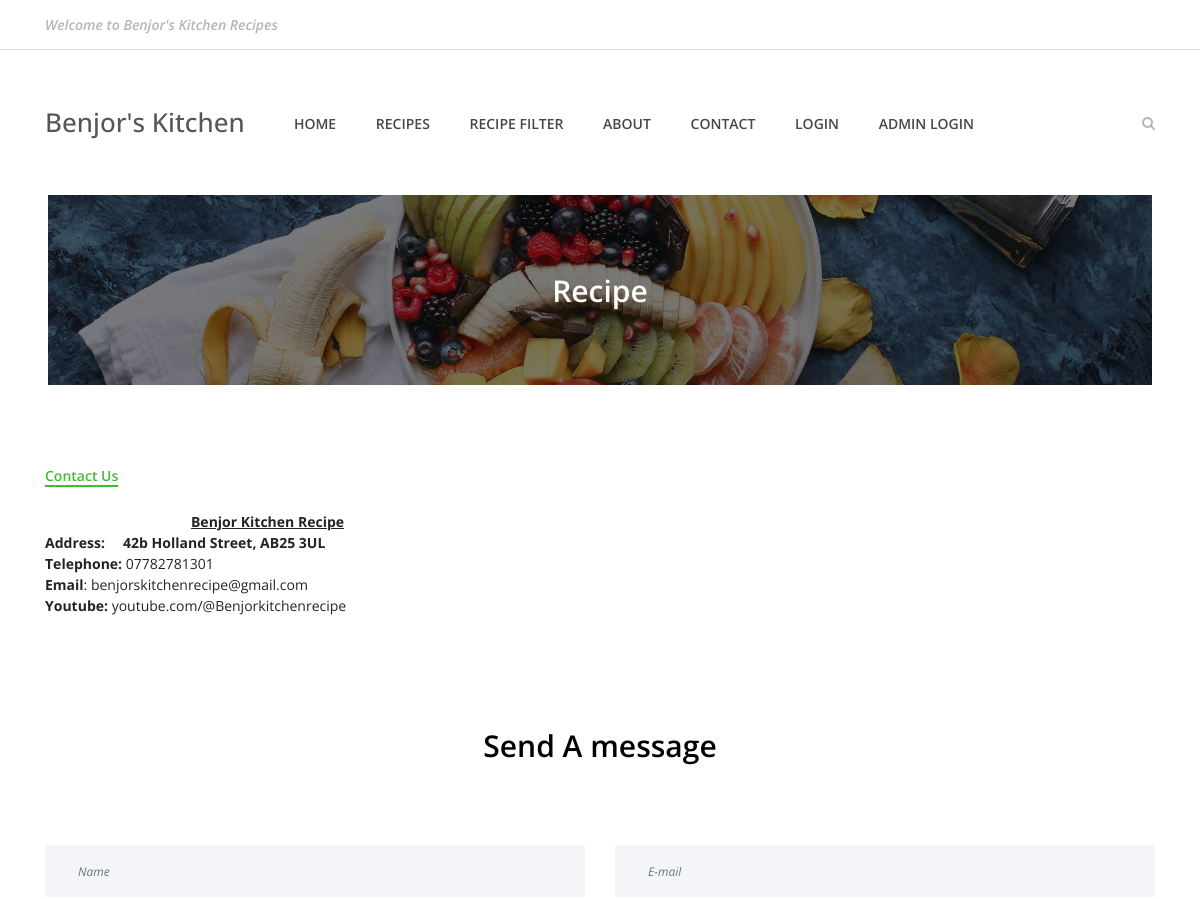
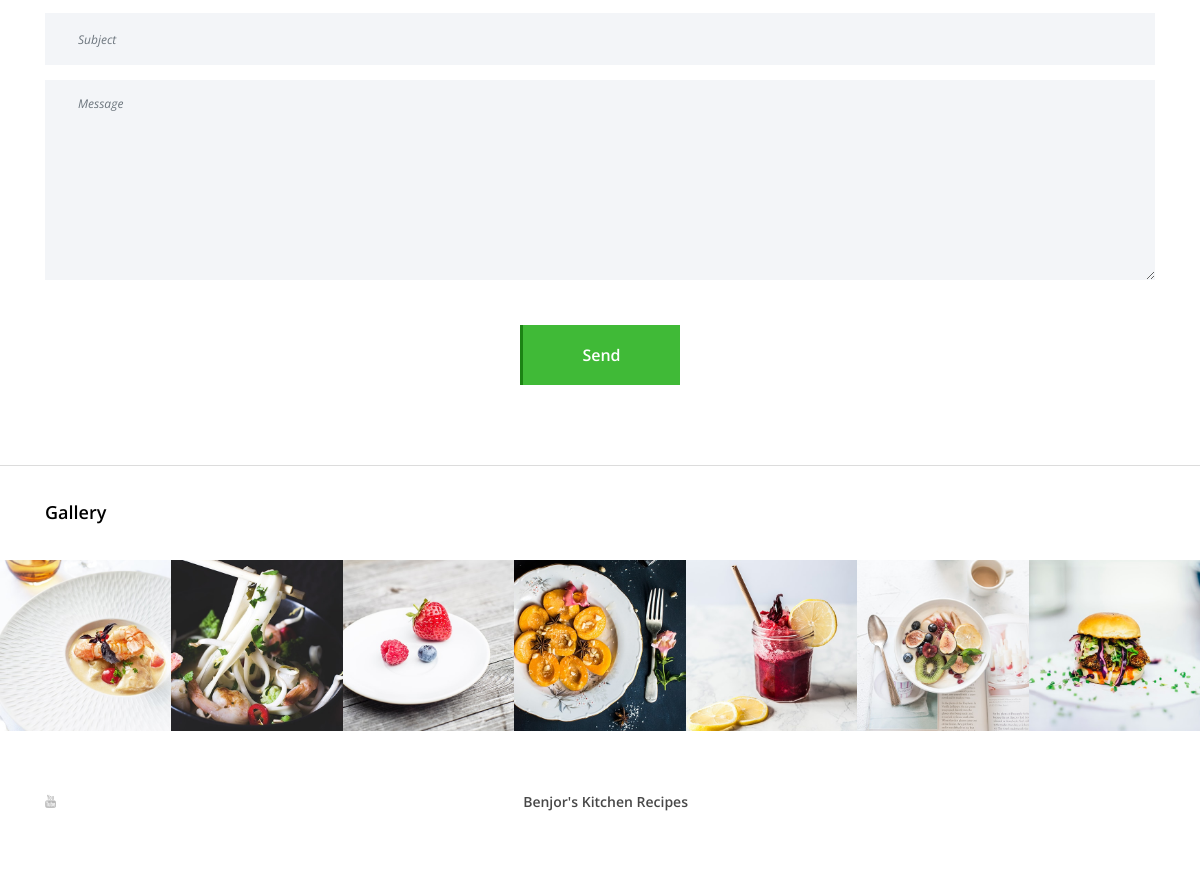
The page /contact.php on the database its author committed (2 pictures, top to bottom).
### tables this page shows
CREATE TABLE `tblpages` (
  `ID` int(11) NOT NULL,
  `PageType` varchar(200) DEFAULT NULL,
  `PageTitle` mediumtext DEFAULT NULL,
  `PageDescription` text DEFAULT NULL,
  `UpdationDate` timestamp NULL DEFAULT NULL ON UPDATE current_timestamp()
);

### contact.php (the view, shortened to what this page needs)
<!DOCTYPE html>
<html lang="en">
<head>
    <link rel="stylesheet" href="style.css">
</head>
<body>
<?php include_once('includes/header.php');?>
    <div class="breadcumb-area bg-img bg-overlay" style="background-image: url(img/bg-img/breadcumb4.jpg);">
        <div class="container h-100">
            <div class="row h-100 align-items-center">
                <div class="col-12">
                    <div class="breadcumb-text text-center">
                        <h2>Recipe</h2>
                    </div>
                </div>
            </div>
        </div>
    </div>
    <div class="contact-information-area section-padding-80">
        <div class="container">
            <div class="row">
                <?php
$ret=mysqli_query($con,"select * from tblpages where PageType='contactus' ");
while ($row=mysqli_fetch_array($ret)) {
?>
                <div class="col-12 col-lg-5">
                    <div class="single-contact-information mb-30">
                        <h6><?php  echo $row['PageTitle'];?></h6>
                        <p><?php  echo $row['PageDescription'];?></p>
                    </div>
                </div>
<?php } ?>
            </div>
        </div>
    </div>
    <div class="contact-area section-padding-0-80">
        <div class="container">
            <div class="row">
                <div class="col-12">
                    <div class="section-heading">
                        <h3>Send A message</h3>
                    </div>
                </div>
            </div>
            <div class="row">
                <div class="col-12">
                    <div class="contact-form-area">
                        <form action="#" method="post">
                            <div class="row">
                                <div class="col-12 col-lg-6">
                                    <input type="text" class="form-control" id="name" placeholder="Name" name="fname" required>
                                </div>
                                <div class="col-12 col-lg-6">
                                    <input type="email" class="form-control" id="email" placeholder="E-mail" name="emailid" required>
                                </div>
                                <div class="col-12">
                                    <input type="text" class="form-control" id="subject" placeholder="Subject" name='subject' required>
                                </div>
                                <div class="col-12">
                                    <textarea name="message" class="form-control" id="message" cols="30" rows="10" placeholder="Message" name="message" required></textarea>
                                </div>
                                <div class="col-12 text-center">
                                    <button class="btn delicious-btn mt-30" type="submit" name="submit">Send</button>
                                </div>
                            </div>
                        </form>
                    </div>
                </div>
            </div>
        </div>
    </div>
    <div class="follow-us-instagram">
        <div class="container">
            <div class="row">
                <div class="col-12">
                    <h5>Gallery</h5>
                </div>
            </div>
        </div>
        <div class="insta-feeds d-flex flex-wrap">
            <div class="single-insta-feeds">
                <img src="img/bg-img/insta1.jpg" alt="">
            </div>
            <div class="single-insta-feeds">
                <img src="img/bg-img/insta2.jpg" alt="">
            </div>
            <div class="single-insta-feeds">
                <img src="img/bg-img/insta3.jpg" alt="">
            </div>
            <div class="single-insta-feeds">
                <img src="img/bg-img/insta4.jpg" alt="">
            </div>
            <div class="single-insta-feeds">
                <img src="img/bg-img/insta5.jpg" alt="">
            </div>
            <div class="single-insta-feeds">
                <img src="img/bg-img/insta6.jpg" alt="">
            </div>
            <div class="single-insta-feeds">
                <img src="img/bg-img/insta7.jpg" alt="">
            </div>
        </div>
    </div>
<?php include_once('includes/footer.php');?>
</body>
</html>

### style.css (style rules this page uses)
* { margin: 0; padding: 0; }
body { font-family: "Open Sans", sans-serif; font-size: 14px; }
h1, h2, h3, h4, h5, h6 { color: #000000; line-height: 1.3; font-weight: 600; }
p { color: #9b9b9b; font-size: 14px; line-height: 2; font-weight: 400; }
img { height: auto; max-width: 100%; }
.mt-30 { margin-top: 30px !important; }
.mb-30 { margin-bottom: 30px !important; }
.section-padding-80 { padding-top: 80px; padding-bottom: 80px; }
.section-padding-0-80 { padding-top: 0; padding-bottom: 80px; }
.section-heading { position: relative; z-index: 1; margin-bottom: 80px; text-align: center; }
.section-heading h3 { font-size: 30px; margin-bottom: 0; }
.bg-img { background-position: center center; background-size: cover; background-repeat: no-repeat; }
.bg-overlay { position: relative; z-index: 2; background-position: center center; background-size: cover; }
.bg-overlay::after { background-color: rgba(10, 12, 18, 0.55); position: absolute; z-index: -1; top: 0; left: 0; width: 100%; height: 100%; content: ""; }
.delicious-btn { display: inline-block; min-width: 160px; height: 60px; color: #ffffff; border: none; border-left: 3px solid #1c8314; border-radius: 0; padding: 0 30px; font-size: 16px; line-height: 58px; font-weight: 600; -webkit-transition-duration: 500ms; transition-duration: 500ms; text-transform: capitalize; background-color: #40ba37; }
.follow-us-instagram { position: relative; z-index: 1; border-top: 1px solid #dcdcdc; }
.follow-us-instagram h5 { font-size: 18px; padding: 35px 0; margin-bottom: 0; }
.follow-us-instagram .insta-feeds { position: relative; z-index: 1; }
.follow-us-instagram .insta-feeds .single-insta-feeds { position: relative; z-index: 1; -webkit-box-flex: 0; -ms-flex: 0 0 14.2857%; flex: 0 0 14.2857%; max-width: 14.2857%; width: 14.2857%; -webkit-transition-duration: 500ms; transition-duration: 500ms; overflow: hidden; }
.follow-us-instagram .insta-feeds .single-insta-feeds img { width: 100%; -webkit-transition-duration: 500ms; transition-duration: 500ms; }
.breadcumb-area { position: relative; z-index: 10; width: 92%; height: 190px; margin-left: 4%; margin-right: 4%; }
.breadcumb-area .breadcumb-text h2 { font-size: 30px; margin-bottom: 0; color: #ffffff; }
.single-contact-information { position: relative; z-index: 1; }
.single-contact-information h6 { font-size: 14px; border-bottom: 2px solid #40ba37; display: inline-block; color: #40ba37; }
.contact-form-area .form-control { height: 52px; width: 100%; background-color: #f3f5f8; font-size: 12px; font-style: italic; margin-bottom: 15px; border: none; border-left: 3px solid #f3f5f8; border-radius: 0; padding: 15px 30px; -webkit-transition-duration: 500ms; transition-duration: 500ms; }
.contact-form-area textarea.form-control { height: 200px; -webkit-transition-duration: 500ms; transition-duration: 500ms; }

### rows shown on the page
tblpages: PageTitle "Contact Us", PageDescription "Benjor Kitchen Recipe Address: 42b Holland Street, AB25 3UL Telephone: 07782781301 Email : benjorskitchenrecipe@gmail.com Youtube: youtube.com/@Benjorkitchenrecipe"
